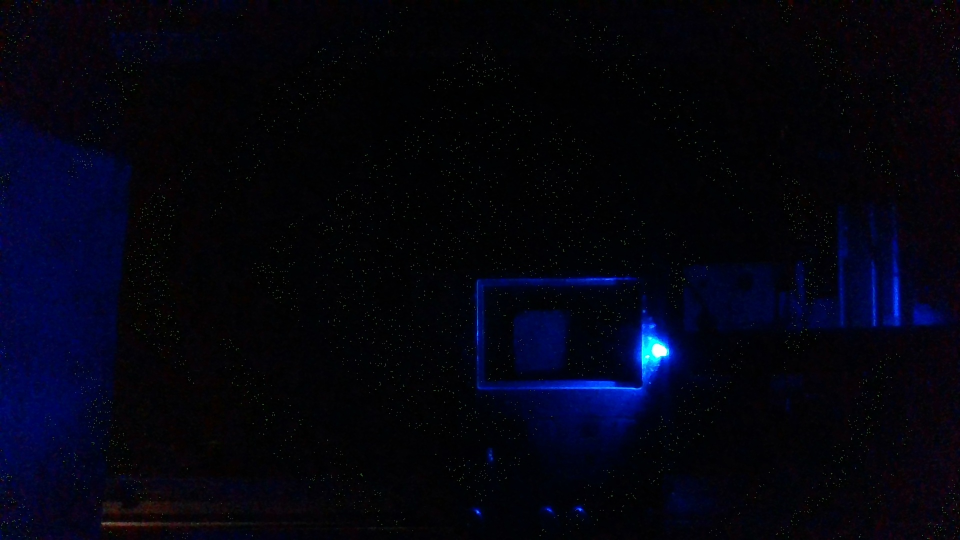
#> input picture images/test_images/aluminum_1.jpg, 1920 x 1080 px (shown at 1/2 size)
$ jupyter execute --allow-errors deterministic_pipeline.ipynb
#> lines starting #> are read from the running program, lines starting #| are printed output that depends on the picture
### geometric_predict.py
#!/usr/bin/env python3
"""
Implementation of determinstic methods of predicting successful
glass placement. Uses overlap and slant to make a prediction as
to if a glass is successfully placed
"""

import cv2
import numpy as np
import pyrealsense2 as rs
import time
from shapely import Polygon
import math

# -- local imports --
# Adjust hyper parameters internally in Detect_Glass & Detect_Aluminum
import detect_glass as glass
import detect_alum as alum

# Prediction Parameters
NUM_SAMPLES = 100 # Number of valid frames to average over

def repeated_sample_static(obj, image, crop_window, num_samples=NUM_SAMPLES):

    samples = []
    # Apply gamma correction
    brightened_image_gamma = adjust_gamma(image, gamma=2.5)

    corners = obj.find_corners(brightened_image_gamma, crop_window)

    if corners is not None:
        samples.append(corners)

    return samples

# Function to apply gamma correction
def adjust_gamma(image, gamma=1.0):
    # Build a lookup table mapping the pixel values [0, 255] to their adjusted gamma values
    invGamma = 1.0 / gamma
    table = np.array([((i / 255.0) ** invGamma) * 255 for i in np.arange(0, 256)]).astype("uint8")

    # Apply gamma correction using the lookup table
    return cv2.LUT(image, table)

# [18 lines left out: function repeated_sample, not called in this run]

# COMPARING DATA

def slope(left, right):
    m = (left[1] - right[1])/ max((left[0] - right[0], 1))
    return m

# [28 lines left out: function compare_rectangles, not called in this run]


def get_angle(p1, p2):
    # Returns the angle in degrees
    return math.degrees(math.atan2(p2[1] - p1[1], p2[0] - p1[0]))

# [60 lines left out: functions slant_diff, averaged_sampling, predict, not called in this run]


def predict_single_static(img_alum, img_glass, crop_window, overlap_threshold, slant_threshold):
    alum_rect = repeated_sample_static(alum, img_alum, crop_window)
    # print(alum_rect)
    glass_rect = repeated_sample_static(glass, img_glass, crop_window)
    # print(glass_rect)
    # overlap, slant = compare_rectangles(alum_rect, glass_rect), slant_diff(alum_rect, glass_rect)
    overlap, slant = averaged_sampling(alum_rect, glass_rect)
    # print(f"overlap: {overlap}")
    # print(f"slant: {slant}")
    return alum_rect, glass_rect, overlap > overlap_threshold and slant < slant_threshold

# [42 lines that do not run on import are left out]
        #inp = input("Go?")

### deterministic_pipeline.ipynb
[cell 1]
import geometric_predict
import cv2
from matplotlib import pyplot as plt
import numpy as np

[cell 2]
INTERNAL_CROP_RECT = (900, 540, 380, 240) # User confirmed crop bounds

alum_img_path = "./images/test_images/aluminum_1.jpg"
glass_img_path = "./images/test_images/success_7.jpg"

img_alum = cv2.imread(alum_img_path)
#> img_alum is the input picture: shape (1080, 1920, 3); mean B, G, R 15.9, 3.7, 3.3
img_glass = cv2.imread(glass_img_path)
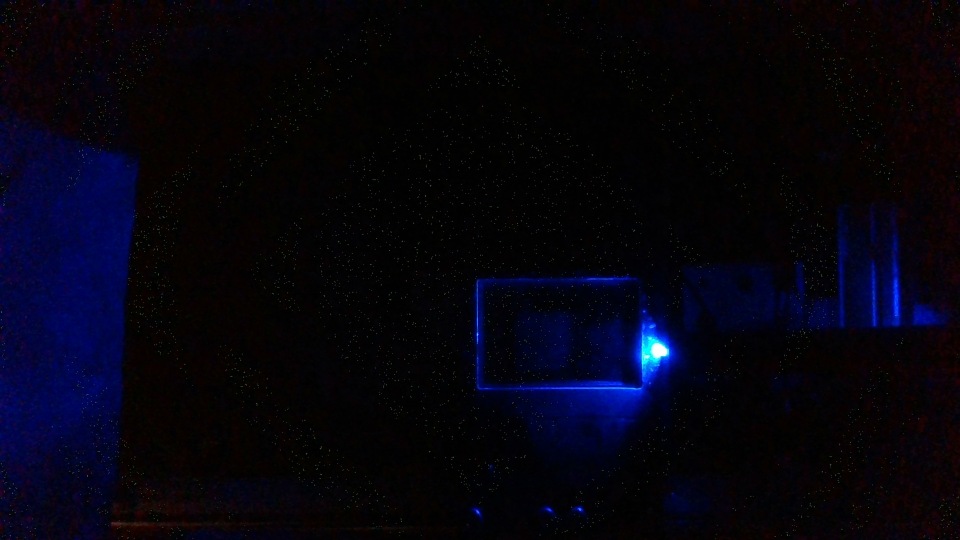
#> input picture images/test_images/success_7.jpg, 1920 x 1080 px (shown at 1/2 size)
#> img_glass is the input picture: shape (1080, 1920, 3); mean B, G, R 14.7, 3.5, 4.8

#> (a cell that did not finish here is left out)

#> in adjust_gamma, `return cv2.LUT(image, table)`:
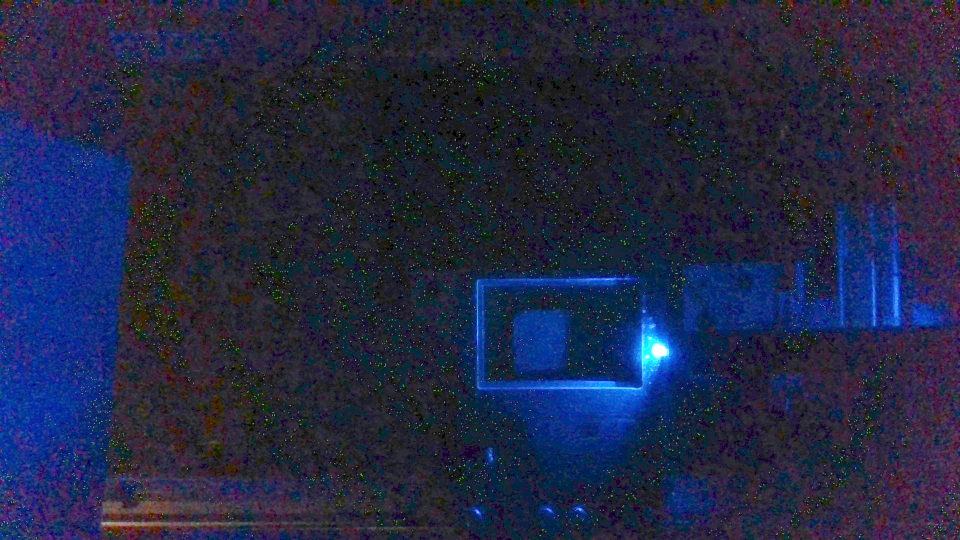
#> returned value: shape (1080, 1920, 3) (shown at 1/2 size); mean of channels 0, 1, 2 68.5, 39.6, 34.5; drawn as B, G, R
print("Deterministic decision: ", deterministic_decision)

#> (a cell that did not finish here is left out)
